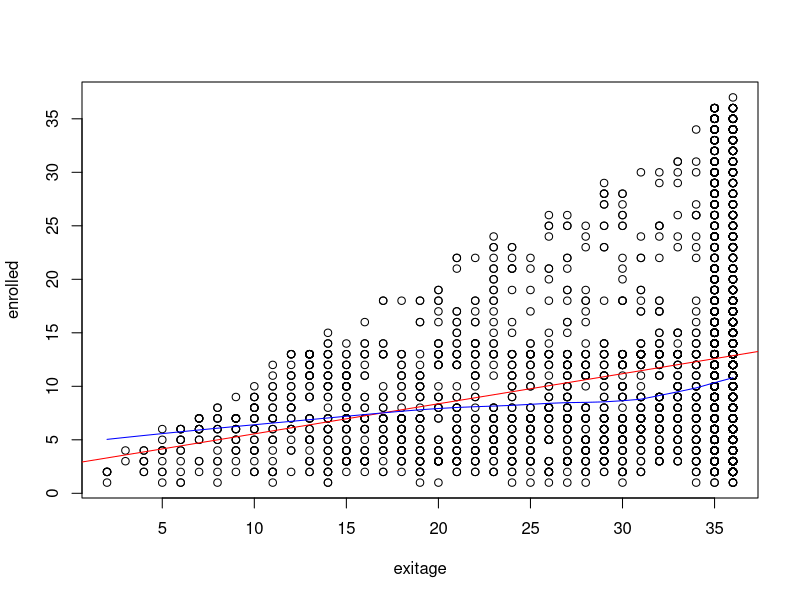
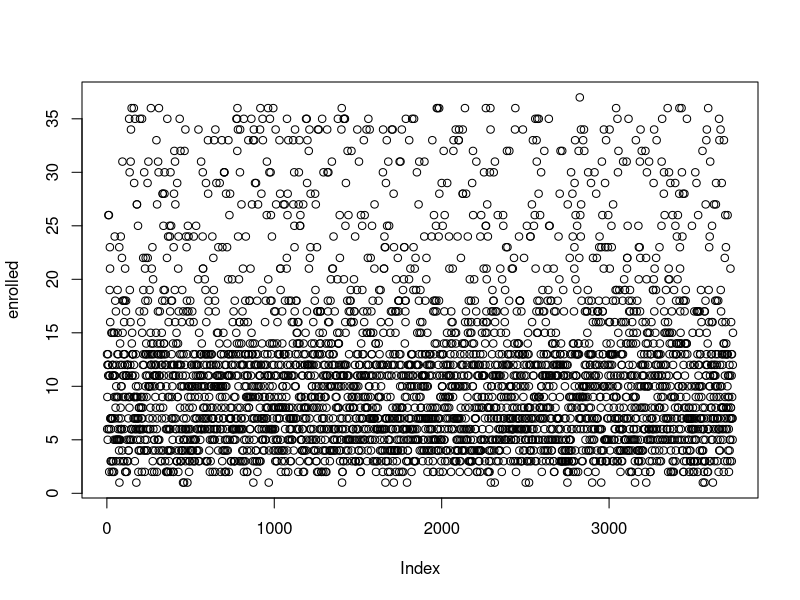
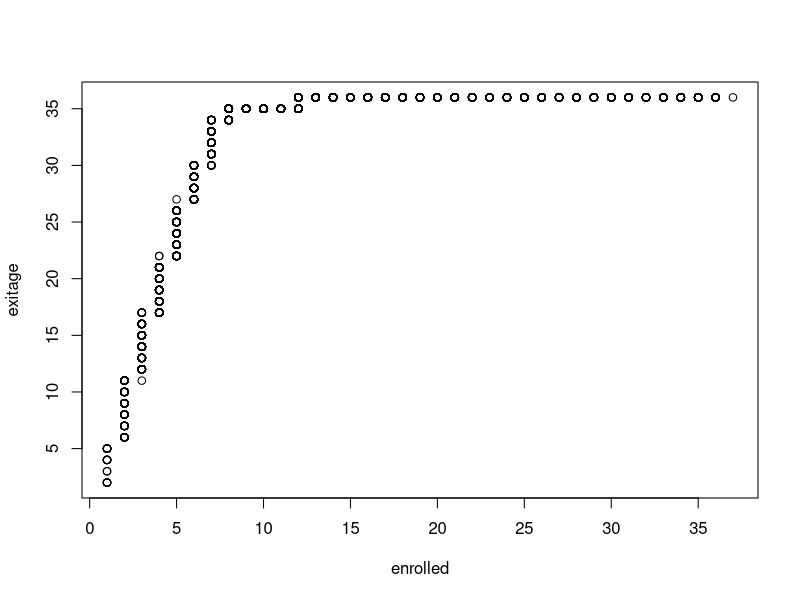
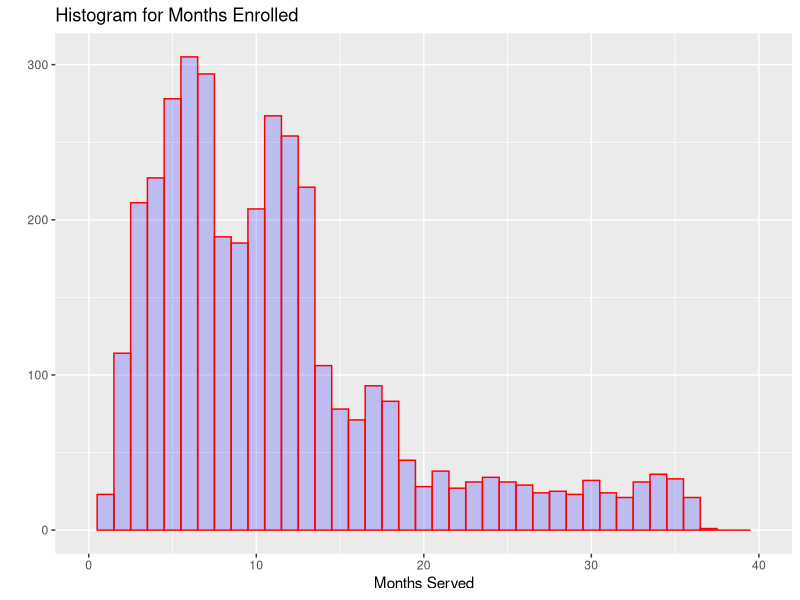
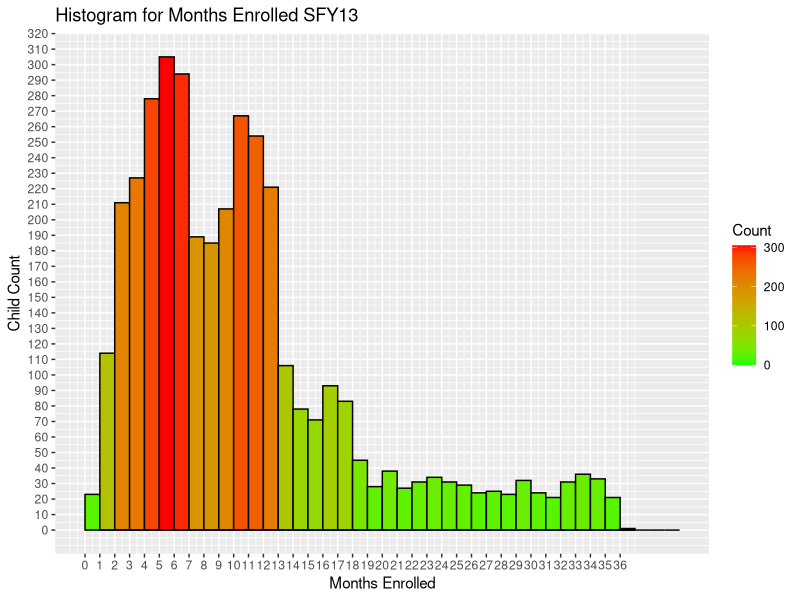
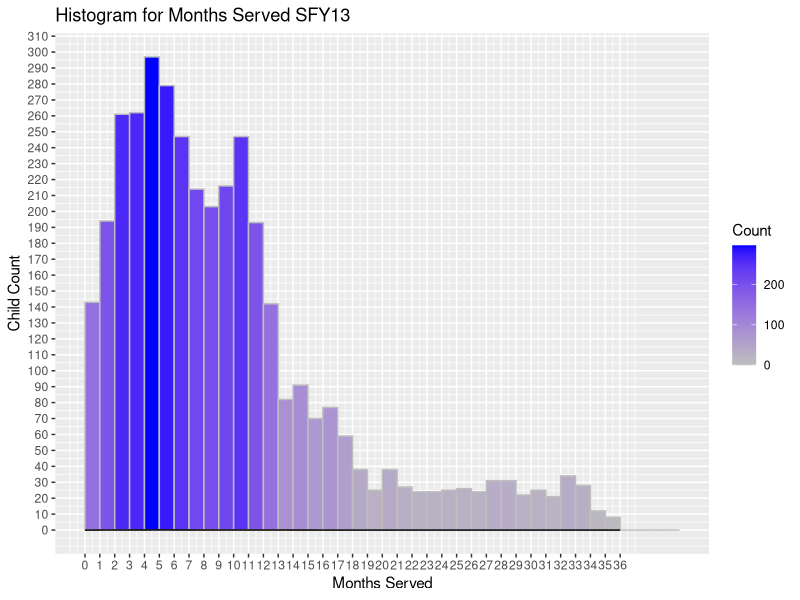
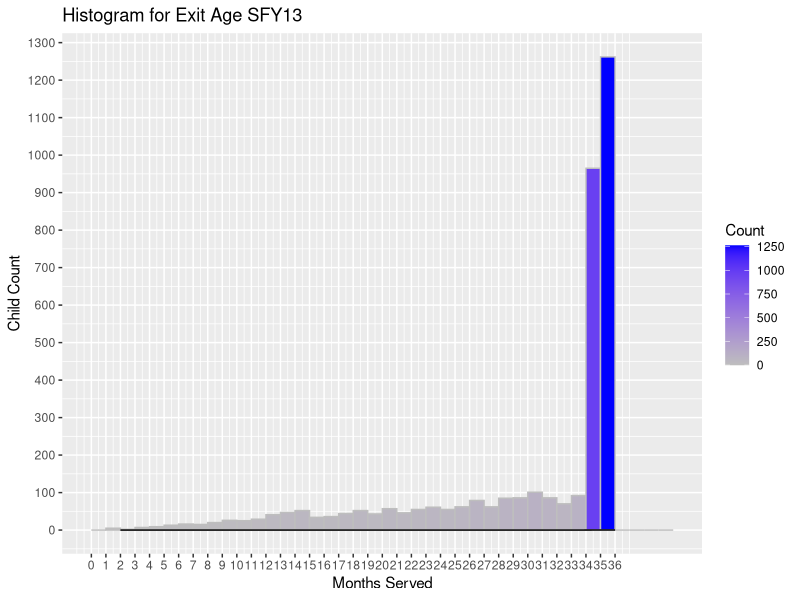
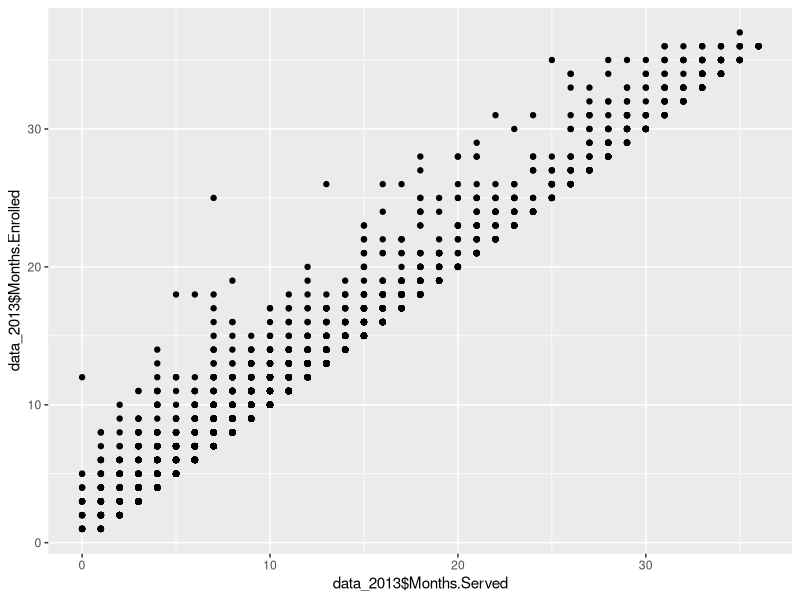

These figures' R source, in order:

# Install ggplot2 package
install.packages("ggplot2")
install.packages("sm")

# Load the package
library(ggplot2)
library(sm)

# Read in the data
data_2013=read.csv("SUCCESS Initiative Query SFY 13.csv",header=TRUE)

# Set up the x y variables
enrolled <- (data_2013$Months.Enrolled)
served <- (data_2013$Months.Served)
exitcode <- (data_2013$Federal.Code)
exitreason <-(data_2013$Federal.Exit.Reason)

# Set up the x y variables
enrolled <- (data_2013$Months.Enrolled)
served <- (data_2013$Months.Served)
exitcode <- (data_2013$Federal.Code)
exitreason <-(data_2013$Federal.Exit.Reason)
exitage <- (data_2013$Age.at.Exit)

mean(exitage)
mean(enrolled)

# Scatter Plot
plot(exitage, enrolled)

# Fit lines
abline(lm(enrolled~exitage), col="red")
lines(lowess(exitage,enrolled), col="blue")

# Bivariate Analysis
plot(enrolled)

# Bivariate Analysis without outliners
qqplot(enrolled,exitage)

# Children in Enrolled
qplot(data_2013$Months.Enrolled,
      geom="histogram",
      binwidth = 1,  
      main = "Histogram for Months Enrolled", 
      xlab = "Months Served",  
      fill=I("blue"), 
      col=I("red"), 
      alpha=I(.2),
      xlim=c(0,40))

mean(data_2013$Months.Enrolled)
mean(data_2013$Months.Served)
sd(data_2013$Months.Enrolled)

points(seq(min(data_2013$Months.Enrolled), max(data_2013$Months.Enrolled), length.out=500),
       dnorm(seq(min(data_2013$Months.Enrolled), max(data_2013$Months.Enrolled), length.out=500),
             mean(data_2013$Months.Enrolled), sd(data_2013$Months.Enrolled)), type="l", col="red")

ggplot(data=data_2013, aes(data_2013$Months.Enrolled)) + 
  geom_histogram(breaks=seq(0, 40, by =1), 
                 col="black", 
                 aes(fill=..count..)) +
  scale_fill_gradient("Count", low = "green", high = "red") +
  geom_density(col=1) + labs(title="Histogram for Months Enrolled SFY13") + scale_x_continuous(breaks=seq(0,36,1)) +
  scale_y_continuous(breaks=seq(0,350,10)) +
  labs(x="Months Enrolled", y="Child Count") +
lines(density(data_2013$Age.at.Exit, adjust = 2), col = "blue")


ggplot(data=data_2013, aes(data_2013$Months.Served)) + 
  geom_histogram(breaks=seq(0, 40, by =1), 
                 col="gray",
                 labels=TRUE,
                 aes(fill=..count..)) +
  scale_fill_gradient("Count", low = "gray", high = "blue") +
  geom_density(col=1) + labs(title="Histogram for Months Served SFY13") + scale_x_continuous(breaks=seq(0,36,1)) +
  scale_y_continuous(breaks=seq(0,350,10)) +
  labs(x="Months Served", y="Child Count")

ggplot(data=data_2013, aes(data_2013$Age.at.Exit)) + 
  geom_histogram(breaks=seq(0, 40, by =1), 
                 col="gray",
                 labels=TRUE,
                 aes(fill=..count..)) +
  scale_fill_gradient("Count", low = "gray", high = "blue") +
  geom_density(col=1) + labs(title="Histogram for Exit Age SFY13") + scale_x_continuous(breaks=seq(0,36,1)) +
  scale_y_continuous(breaks=seq(0,1500,100)) +
  labs(x="Months Served", y="Child Count")

ggplot(data_2013, aes(x = data_2013$Months.Served, y = data_2013$Months.Enrolled)) + geom_point()


data_2013 <-read.csv("SUCCESS Initiative Query SFY 13 Federal Codes.csv",header=TRUE)
exitreasons <- factor(data_2013$Federal.Exit.Reason, levels=c(1,2,3,4,5,6,7,8,9), labels=c("1", "2", "3", "4","5","6","7","8","9"))
colfill<- c(2:(2+length(levels(data_2013$Federal.Exit.Reason))))
library(sm)
par(lwd=3)
sm.density.compare(data_2013$Months.Enrolled, data_2013$Federal.Exit.Reason, xlab="Months Enrolled")
#legend(locator(1), levels(data_2013$Federal.Exit.Reason), fill=colfill)
title(main="Distribution by Exit Reason")



sm.density.compare(enrolled, exitage, xlab="Months Enrolled")
title(main="Distribution by Exit Age")
